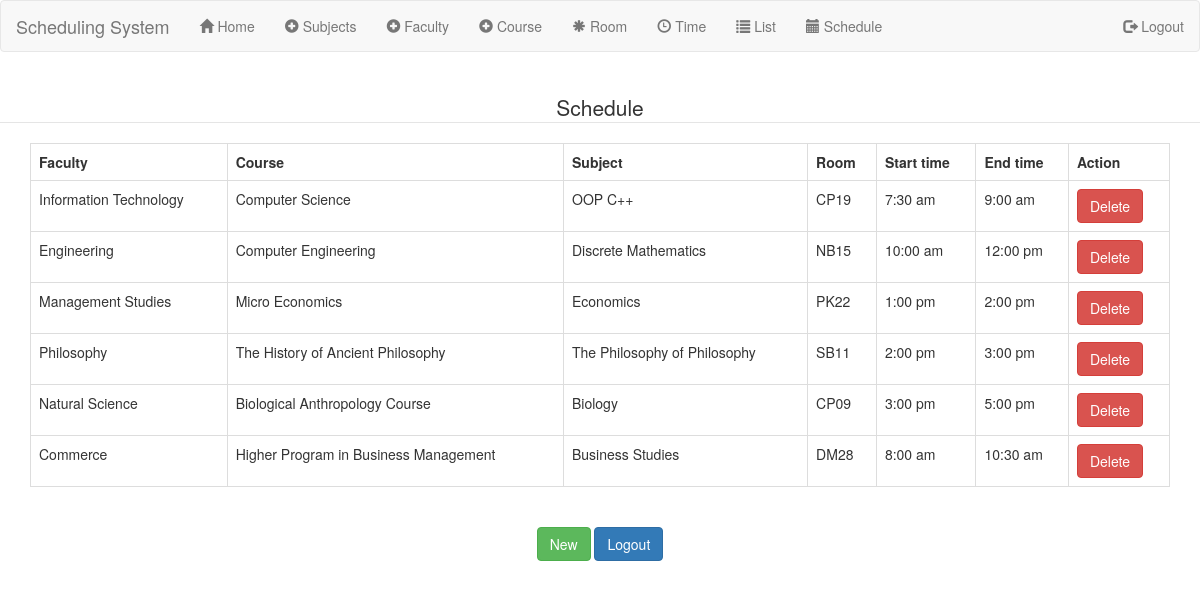
The page /tablelist.php on the database its author committed.
### tables this page shows
CREATE TABLE IF NOT EXISTS `addtable` (
`id` int(11) NOT NULL,
  `faculty` varchar(250) NOT NULL,
  `course` varchar(250) NOT NULL,
  `subject` varchar(250) NOT NULL,
  `room` varchar(250) NOT NULL,
  `start_time` varchar(250) NOT NULL,
  `end_time` varchar(250) NOT NULL
);

### tablelist.php (the view, shortened to what this page needs)
<?php
   include_once("header.php");
   include_once("navbar.php");
?>
<html>
<head>
</head>
<body><br>
<div align="center">
			<fieldset>
            <legend>Schedule</legend>
<body>
    <?php
     echo "<tr>
            <td>";
                    $query = ("SELECT * FROM addtable");
                    $result = mysql_query($query) or die(mysql_error());
                    echo "<div class='container'><table width='' class='table table-bordered' border='1' >
                            <tr>
                                <th>Faculty</th>
								<th>Course</th>
                                <th>Subject</th>
								<th>Room</th>
								<th>Start time</th>
								<th>End time</th>
                                <th>Action</th>
                            </tr>";
                        while($row = mysql_fetch_array($result))
                        {
                        echo "<tr>";
                        echo "<td>" . $row['faculty'] . "</td>";
						echo "<td>" . $row['course'] . "</td>";
                        echo "<td>" . $row['subject'] . "</td>";
						echo "<td>" . $row['room'] . "</td>";
						echo "<td>" . $row['start_time'] . "</td>";
						echo "<td>" . $row['end_time'] . "</td>";
                        echo "<td><form class='form-horizontal' method='post' action='tablelist.php'>
                        <input name='id' type='hidden' value='".$row['id']."';>
                        <input type='submit' class='btn btn-danger' name='delete' value='Delete'>
                        </form></td>";
                        echo "</tr>";
                        }
                    echo "</table>";
            echo "</td>
        </tr>";
    ?>
</fieldset>
</div>
<div align="center">
<br>
<a href="home.php"><input type='submit' class='btn btn-success' name='delete' value='New'></a>
<a href="Index.php"><input type='submit' class='btn btn-primary' name='delete' value='Logout'></a>
</div>
	</body>
	</html>
<?php
   include_once("footer.php");
?>

### rows shown on the page
addtable: faculty "Information Technology", course "Computer Science", subject "OOP C++", room "CP19", start_time "7:30 am", end_time "9:00 am"
addtable: faculty "Engineering", course "Computer Engineering", subject "Discrete Mathematics", room "NB15", start_time "10:00 am", end_time "12:00 pm"
addtable: faculty "Management Studies", course "Micro Economics", subject "Economics", room "PK22", start_time "1:00 pm", end_time "2:00 pm"
addtable: faculty "Philosophy", course "The History of Ancient Philosophy", subject "The Philosophy of Philosophy", room "SB11", start_time "2:00 pm", end_time "3:00 pm"
addtable: faculty "Natural Science", course "Biological Anthropology Course", subject "Biology", room "CP09", start_time "3:00 pm", end_time "5:00 pm"
addtable: faculty "Commerce", course "Higher Program in Business Management", subject "Business Studies", room "DM28", start_time "8:00 am", end_time "10:30 am"
